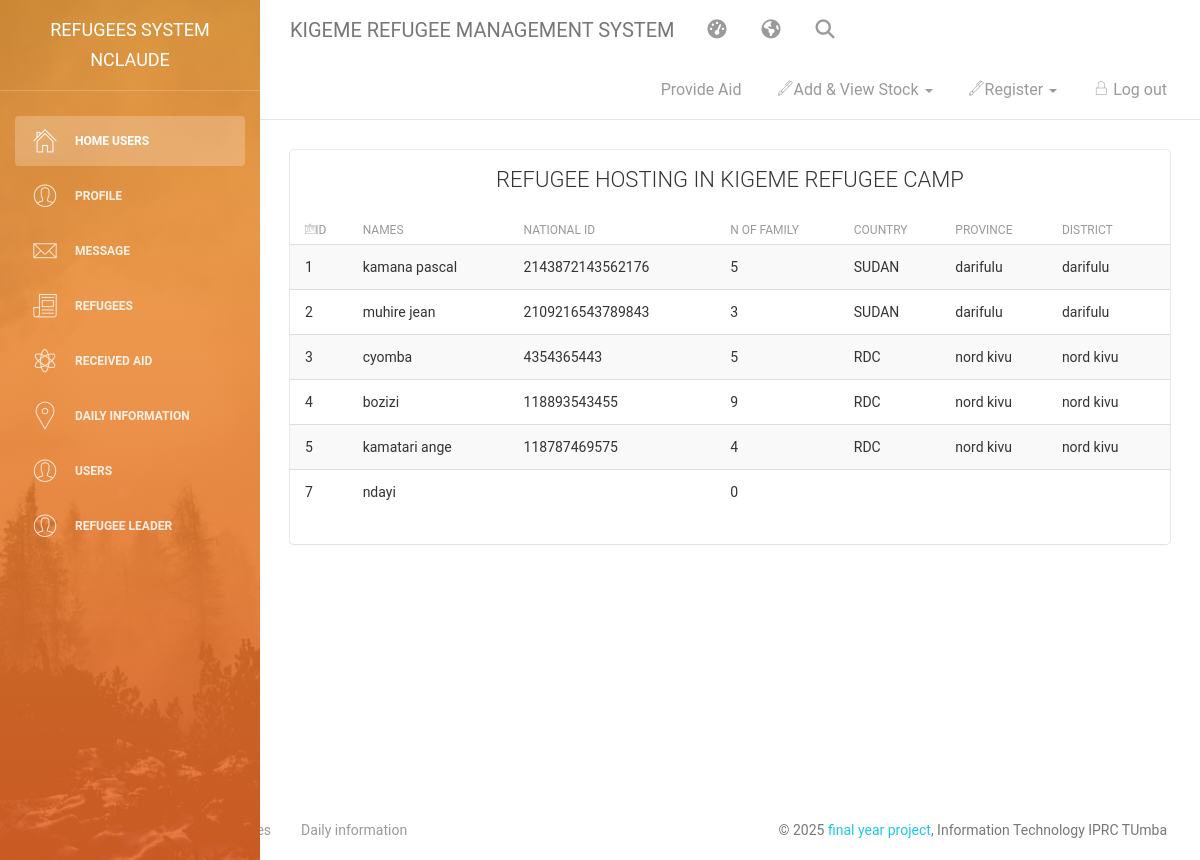
The app's page /workers/refugee.php (signed in) with its own data.
### tables this page shows
CREATE TABLE `refugees` (
  `id` int(11) NOT NULL,
  `Names` varchar(60) NOT NULL,
  `N_id` varchar(16) NOT NULL,
  `N_of_family_M` int(10) NOT NULL,
  `phone` varchar(13) NOT NULL,
  `country` varchar(20) NOT NULL,
  `province` varchar(20) NOT NULL,
  `district` varchar(20) NOT NULL,
  `all_member_of_family` text NOT NULL,
  `r_country` varchar(20) NOT NULL
);

### workers/refugee.php (the view, shortened to what this page needs)
<?php
if (isset($_SESSION['uid'])) {
    $user=$_SESSION["user"]; ?>
<!doctype html>
<html lang="en">
<head>
	<?php include("head_bootsrap_link.php");?>
</head>
<body>
<div class="wrapper">
    <div class="sidebar" data-color="orange" data-image="assets/img/sidebar-5.jpg">
    	<?php
       include("left_panel_menu.php");
        ?>
    <div class="main-panel">
        <?php
         include("up_dashboard.php");
        ?>
        <div class="content">
            <div class="container-fluid">
                <div class="row">
                    <div class="col-md-12">
                        <div class="card">
                            <div class="header">
                               <h4 class="title"><center>REFUGEE HOSTING IN KIGEME REFUGEE CAMP</center></h4>
                            </div>
                            <div class="content table-responsive table-full-width">
                                <table class="table table-hover table-striped">
                                   <thead>
                                        <th><i class="pe-7s-id"></i>ID</th>
                                        <th>Names </th>
                                        <th>National Id</th>
                                        <th>N of family</th>
                                        <th>Country</th>
                                        <th>province</th>
                                        <th>District</th>
                                    </thead>
                                    <tbody>
                                         <?Php
class refugees{
  function __construct(){
try{
  include '../code/connection.php';
  $a=$con->prepare("SELECT * FROM `refugees`");
  $a->execute();
  while($row=$a->fetch(PDO::FETCH_ASSOC)){
  ?>
                                        <tr>
                                            <td><?php echo $row['id']; ?></td>
                                            <td><?php echo $row['Names']; ?></td>
                                            <td><?php echo $row['N_id']; ?></td>
                                            <td><?php echo $row['N_of_family_M']; ?></td>
                                            <td><?php echo $row['country']; ?></td>
                                            <td><?php echo $row['province']; ?></td>
                                            <td><?php echo $row['district']; ?></td>
                                        </tr>
                                         <?php
}
}catch(PDOException $e){echo"connetion error";}
  }
}
$obj=new refugees();
?>
                                    </tbody>
                                </table>
                            </div>
                        </div>
                    </div>
                     </div>
                </div>
            </div>
        </div>
        <?php
        include("footer.php");
        ?>
    </div>
</body>
</html>
<?php
}
else
{
   header('location:../index.php');
}
?>

### records on screen
refugees: id "1", Names "kamana pascal", N "2143872143562176", N_of_family_M "5", country "SUDAN", province "darifulu", district "darifulu"
refugees: id "2", Names "muhire jean", N "2109216543789843", N_of_family_M "3", country "SUDAN", province "darifulu", district "darifulu"
refugees: id "3", Names "cyomba", N "4354365443", N_of_family_M "5", country "RDC", province "nord kivu", district "nord kivu"
refugees: id "4", Names "bozizi", N "118893543455", N_of_family_M "9", country "RDC", province "nord kivu", district "nord kivu"
refugees: id "5", Names "kamatari ange", N "118787469575", N_of_family_M "4", country "RDC", province "nord kivu", district "nord kivu"
refugees: id "7", Names "ndayi", N_of_family_M "0"

### other values on screen
$user "NCLAUDE"
